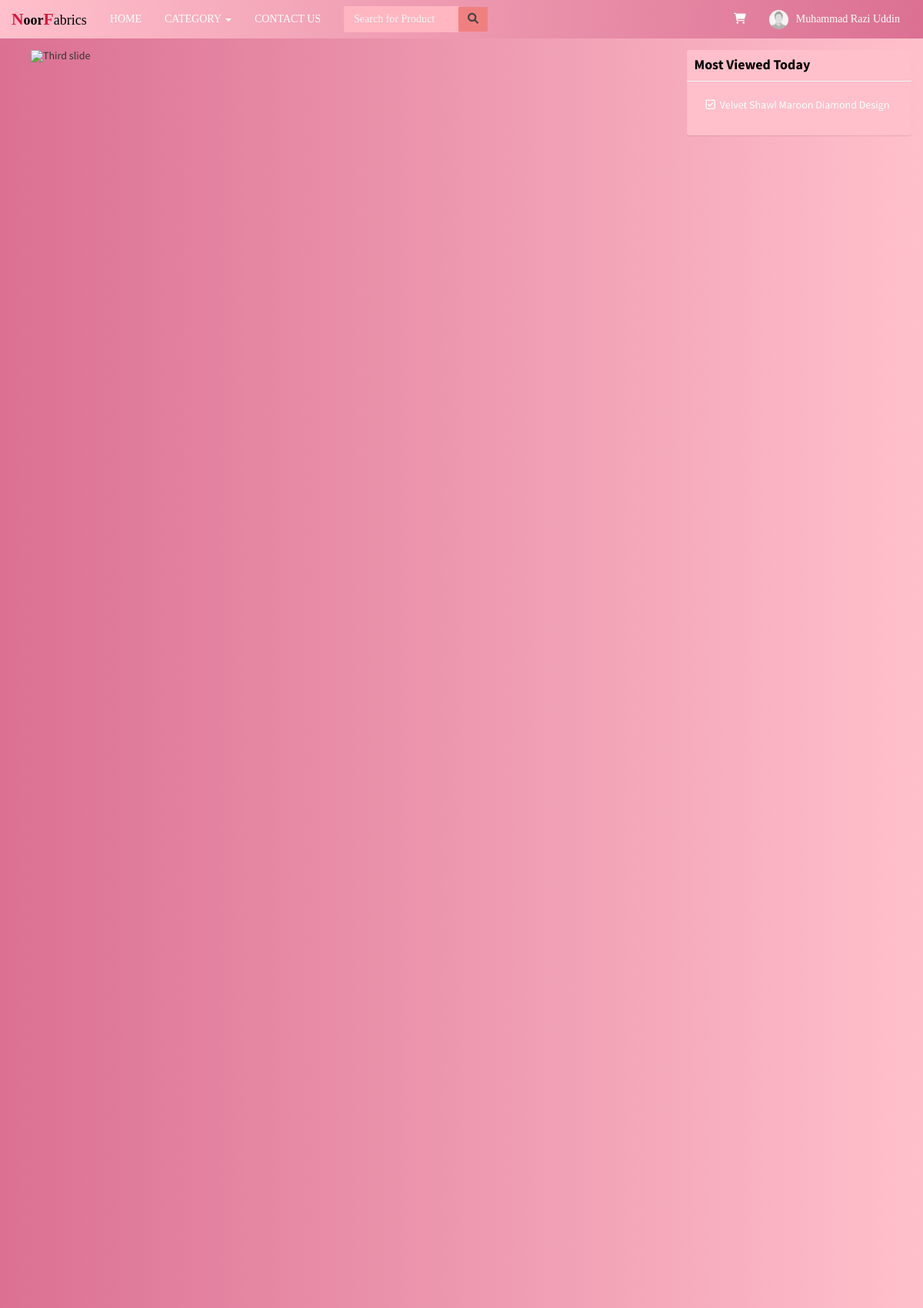
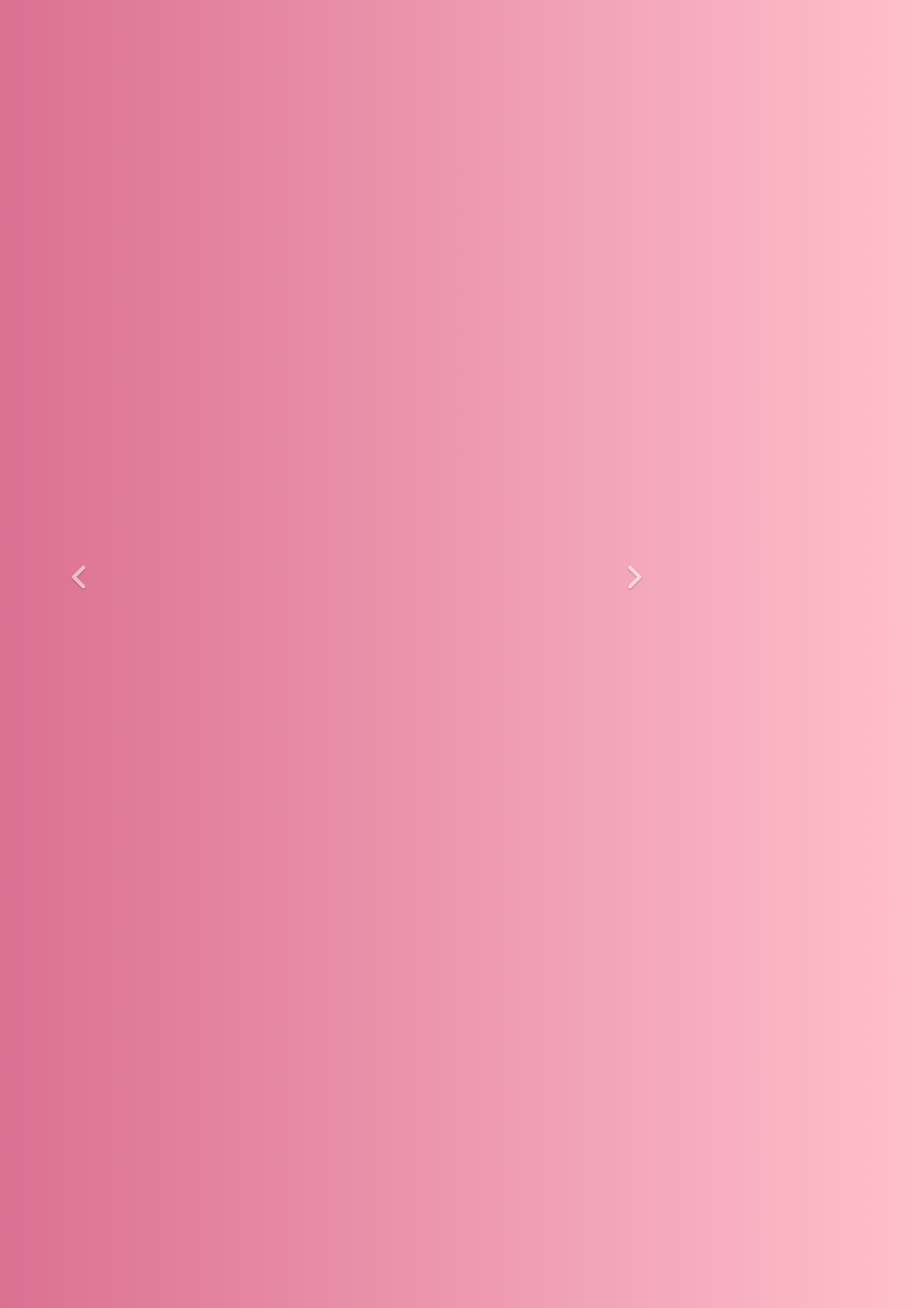
The app's page / (signed in, upper part) with its own data (2 pictures, top to bottom).
### tables this page shows
CREATE TABLE `users` (
  `id` int(11) NOT NULL,
  `email` varchar(200) NOT NULL,
  `password` varchar(60) NOT NULL,
  `type` int(1) NOT NULL,
  `firstname` varchar(50) NOT NULL,
  `lastname` varchar(50) NOT NULL,
  `address` text NOT NULL,
  `contact_info` varchar(100) NOT NULL,
  `photo` varchar(200) NOT NULL,
  `status` int(1) NOT NULL,
  `activate_code` varchar(15) NOT NULL,
  `reset_code` varchar(15) NOT NULL,
  `created_on` date NOT NULL
);

CREATE TABLE `products` (
  `id` int(11) NOT NULL,
  `category_id` int(11) NOT NULL,
  `name` text NOT NULL,
  `description` text NOT NULL,
  `slug` varchar(200) NOT NULL,
  `price` double NOT NULL,
  `photo` varchar(200) NOT NULL,
  `date_view` date NOT NULL,
  `counter` int(11) NOT NULL,
  `color` varchar(50) DEFAULT 'navy blue'
);

### includes/session.php (called while the page is built, shortened)
<?php
include 'includes/conn.php';
if (isset($_SESSION['user'])) {
    $conn = $pdo->open();
    try {
        $stmt = $conn->prepare("SELECT * FROM users WHERE id=:id");
        $stmt->execute(['id' => $_SESSION['user']]);
        $user = $stmt->fetch();
    } catch (PDOException $e) {
        echo "There is some problem in connection: " . $e->getMessage();
    }
}
?>

### index.php (the view, shortened to what this page needs)
<?php include 'includes/session.php'; ?>
<?php include 'includes/header.php'; ?>
<body class="hold-transition skin-blue layout-top-nav">
    <div class="wrapper">
        <?php include 'includes/navbar.php'; ?>
        <div class="content-wrapper">
            <div class="container-fluid ">
                <section class="content">
                    <div class="row">
                        <div class="col-sm-9">
                            <div id="carousel-example-generic" class="carousel slide" data-ride="carousel" style="width: 100%; height: 53vh;">
                                <div class="carousel-inner">
                                <div class="item active">
                                        <img src="images/welcome.png" alt="Third slide" style="width: 100%; height: 53vh;">
                                    </div>
                                </div>
                                <a class="left carousel-control" href="#carousel-example-generic" data-slide="prev">
                                    <span class="fa fa-angle-left"></span>
                                </a>
                                <a class="right carousel-control !active" href="#carousel-example-generic" data-slide="next">
                                    <span class="fa fa-angle-right"></span>
                                </a>
                            </div>
                        </div>
                        <div class="col-sm-3 sidebar">
                            <?php include 'includes/sidebar.php'; ?>
                        </div>
                    </div>
                </section>
            </div>
        </div>
        <?php include 'includes/footer.php'; ?>
    </div>
    <link rel="stylesheet" href="https://cdnjs.cloudflare.com/ajax/libs/owl-carousel/1.3.3/owl.carousel.min.css">
    <link rel="stylesheet" href="owl.theme.default.min.css">
</body>
</html>

### includes/navbar.php (shortened to what this page needs)
<header class="main-header">
  <nav class="navbar navbar-static-top">
    <div class="container-fluid">
      <div class="navbar-header">
        <a href="index.php" class="navbar-brand"><b><span style="color:crimson ; font-weight: bolder; font-size:larger">N</span>oor</b><span style="color:crimson; font-weight: bolder; font-size:larger">F</span>abrics</a>
      </div>
      <div class="collapse navbar-collapse pull-left" id="navbar-collapse">
        <ul class="nav navbar-nav">
          <li><a href="index.php">HOME</a></li>
          <li class="dropdown">
            <a href="#" class="dropdown-toggle" data-toggle="dropdown">CATEGORY <span class="caret"></span></a>
          </li>
          <li><a href="contact.php">CONTACT US</a></li>
        </ul>
        <form method="POST" class="navbar-form navbar-left" action="search.php">
          <div class="input-group">
            <input type="text" class="form-control" id="navbar-search-input" name="keyword" placeholder="Search for Product" required style="background-color:lightpink;">
            <div class="input-group-btn">
              <button type="submit" class="btn btn-default btn-flat" style="background-color:lightcoral; border:none;"><i class="fa fa-search"></i></button>
            </div>
          </div>
        </form>
      </div>
      <div class="navbar-custom-menu">
        <ul class="nav navbar-nav">
          <li class="dropdown messages-menu">
            <a href="#" class="dropdown-toggle" data-toggle="dropdown">
              <i class="fa fa-shopping-cart"></i>
            </a>
          </li>
          <?php
          if (isset($_SESSION['user'])) {
            $image = (!empty($user['photo'])) ? 'images/' . $user['photo'] : 'images/profile.jpg';
            echo '
                <li class="dropdown user user-menu">
                  <a href="#" class="dropdown-toggle" data-toggle="dropdown">
                    <img src="' . $image . '" class="user-image" alt="User Image">
                    <span class="hidden-xs">' . $user['firstname'] . ' ' . $user['lastname'] . '</span>
                  </a>
                  <ul class="dropdown-menu">
                    <li class="user-header">
                      <img src="' . $image . '" class="img-circle" alt="User Image">
                      <p>
                        ' . $user['firstname'] . ' ' . $user['lastname'] . '
                        <small>Member since ' . date('M. Y', strtotime($user['created_on'])) . '</small>
                      </p>
                    </li>
                    <li class="user-footer">
                      <div class="pull-left">
                        <a href="profile.php" class="btn btn-default btn-flat">Profile</a>
                      </div>
                      <div class="pull-right">
                        <a href="logout.php" class="btn btn-default btn-flat">Sign out</a>
                      </div>
                    </li>
                  </ul>
                </li>
              ';
          }
          ?>
        </ul>
      </div>
    </div>
  </nav>
</header>

### includes/sidebar.php (shortened to what this page needs)
<div class="row">
	<div class="box box-solid" style="background-color:pink; color:white;">
	  	<div class="box-header with-border">
	    	<h3 class="box-title"  style="color:Black;"><b>Most Viewed Today</b></h3>
	  	</div>
	  	<div class="box-body">
	  		<ul id="trending">
	  		<?php
	  			$now = date('Y-m-d');
	  			$conn = $pdo->open();
	  			$stmt = $conn->prepare("SELECT * FROM products WHERE date_view=:now ORDER BY counter DESC LIMIT 10");
	  			$stmt->execute(['now'=>$now]);
	  			foreach($stmt as $row){
	  				echo "<li><a href='product.php?product=".$row['slug']."'  style='color:white;'>".$row['name']."</a></li>";
	  			}
	  		?>
	  	</div>
	</div>
</div>

### includes/header.php (style rules this page uses)
@media (min-width: 768px) { #navbar-search-input { width: 60px; } }
@media (min-width: 992px) { #navbar-search-input { width: 150px; } }
#trending { list-style: none; padding:10px 5px 10px 15px; }
#trending li { padding-left: 1.3em; }
#trending li:before { content: "\f046"; font-family: FontAwesome; display: inline-block; margin-left: -1.3em; width: 1.3em; }

### includes/navbar.php (style rules this page uses)
.navbar { background-color: palevioletred; background-image: linear-gradient(to right, Pink , palevioletred); font-family: 'Times New Roman', Times, serif; }
.navbar-brand { color: black !important; font-size: large !important; }
::placeholder { color: whitesmoke !important; }

### index.php (style rules this page uses)
.content-wrapper { background-color: palevioletred; background-image: linear-gradient(to right, palevioletred, Pink ); }
.item { margin: 0 10px; }

### records on screen
users: firstname "Muhammad Razi", lastname "Uddin"
products: name "Velvet Shawl Maroon Diamond Design"
